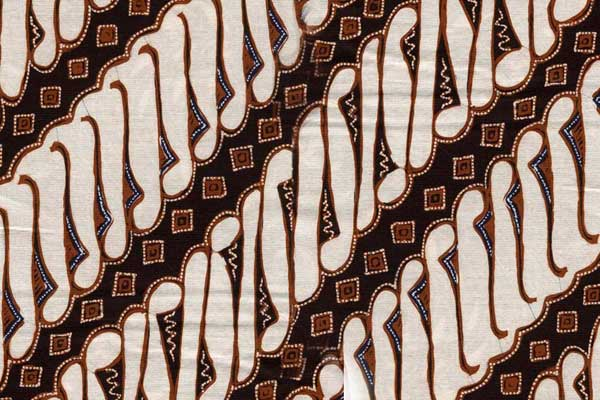
#> input picture Data Testing/parang 2.jpg, 600 x 400 px
$ python sift.py
#> lines starting #> are read from the running program, lines starting #| are printed output that depends on the picture
from cv2 import cv2
import numpy as np
from matplotlib import pyplot as plt
img = cv2.imread("parang 2.jpg", cv2.IMREAD_GRAYSCALE)
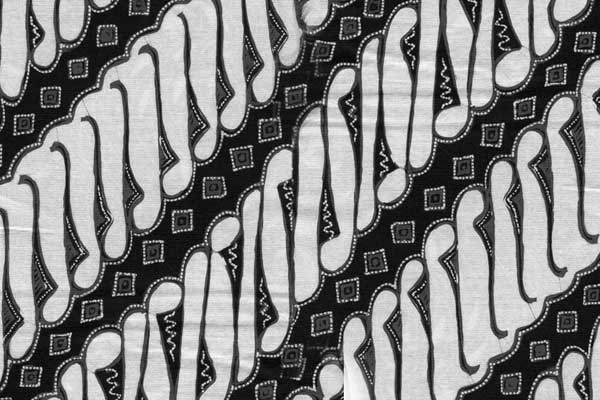
#> img: shape (400, 600); min 0, max 255, mean 130.3

sift = cv2.xfeatures2d.SIFT_create()
kp = sift.detect(img, None)
#> kp = 2697 keypoints; strongest (x, y, size): (79, 43, 1.8), (539, 376, 1.9), (499, 44, 1.9), (116, 374, 2)

# keypoints_sift, descriptors = sift.detectAndCompute(img, None)
img = cv2.drawKeypoints(img, kp, None)
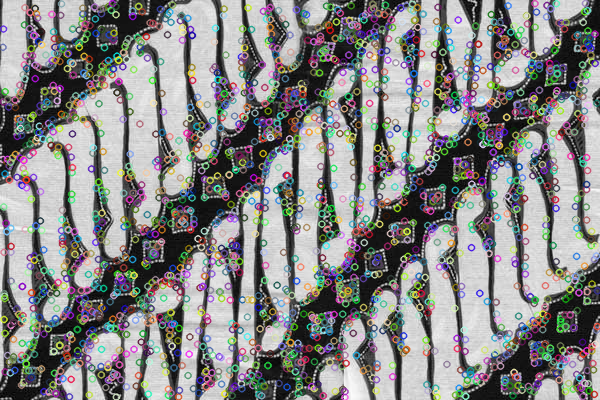
#> img: shape (400, 600, 3); mean of channels 0, 1, 2 133.4, 133.6, 133.6; drawn as B, G, R

cv2.imwrite('parang 2 sift.png', img)
plt.imshow(img),plt.title('image')
plt.xticks([]),plt.yticks([])
plt.show()

$ run again, with Data Testing/parang 1.jpg copied over Data Testing/parang 2.jpg
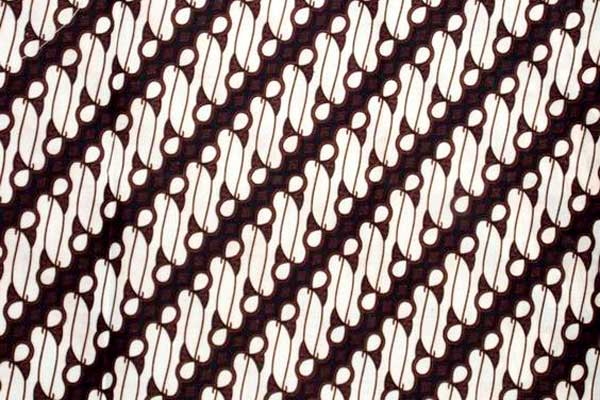
#> input picture Data Testing/parang 1.jpg, 600 x 400 px
#> `img = cv2.imread("parang 2.jpg", cv2.IMREAD_GRAYSCALE)`:
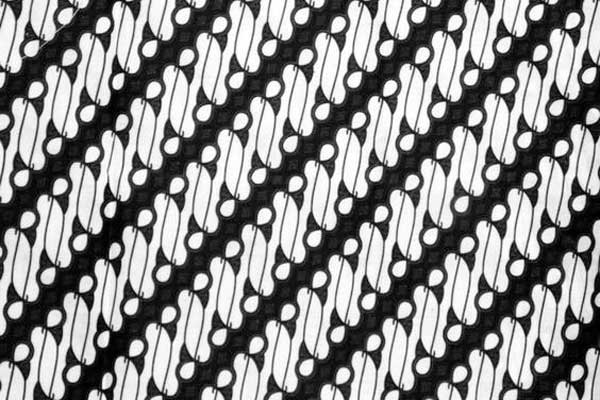
#> img: shape (400, 600); min 0, max 255, mean 143
#> kp = 2304 keypoints; strongest (x, y, size): (518, 268, 8.5), (576, 372, 8.1), (549, 236, 8.5), (491, 341, 8.6)
#> `img = cv2.drawKeypoints(img, kp, None)`:
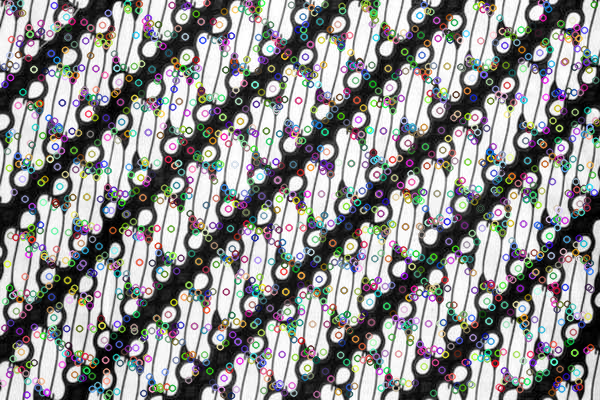
#> img: shape (400, 600, 3); mean of channels 0, 1, 2 143.3, 143.3, 143.4; drawn as B, G, R

$ run again, with Data Testing/parang 11.jpg copied over Data Testing/parang 2.jpg
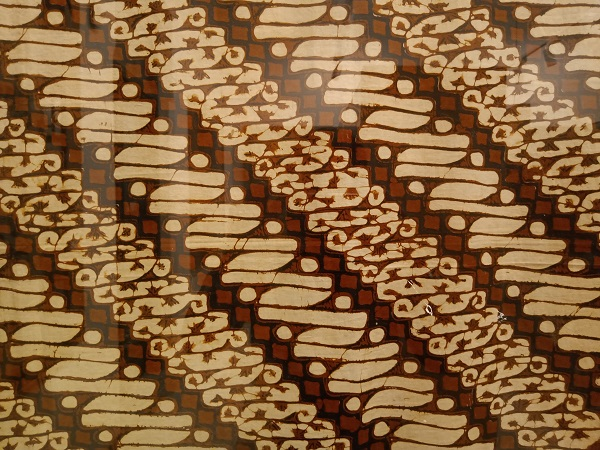
#> input picture Data Testing/parang 11.jpg, 600 x 450 px
#> `img = cv2.imread("parang 2.jpg", cv2.IMREAD_GRAYSCALE)`:
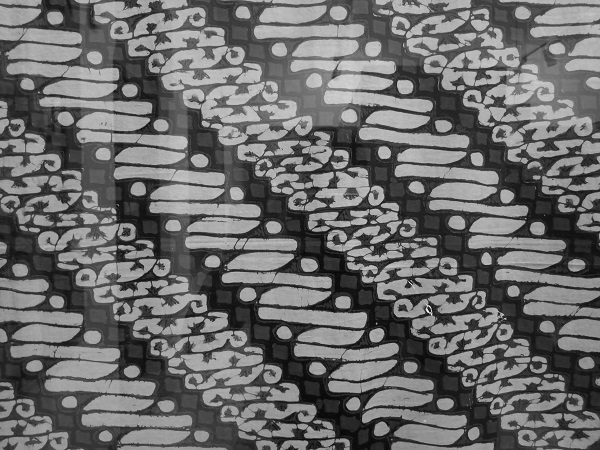
#> img: shape (450, 600); min 5, max 255, mean 108.2
#> kp = 4039 keypoints; strongest (x, y, size): (384, 153, 7.9), (486, 259, 7), (212, 262, 8.3), (377, 334, 8.5)
#> `img = cv2.drawKeypoints(img, kp, None)`:
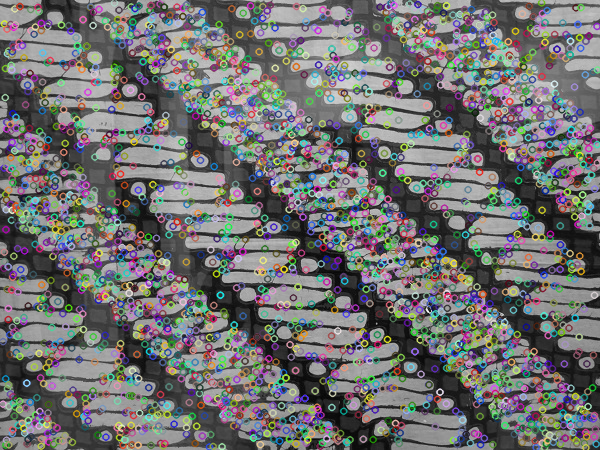
#> img: shape (450, 600, 3); mean of channels 0, 1, 2 112.8, 112.6, 112.4; drawn as B, G, R
